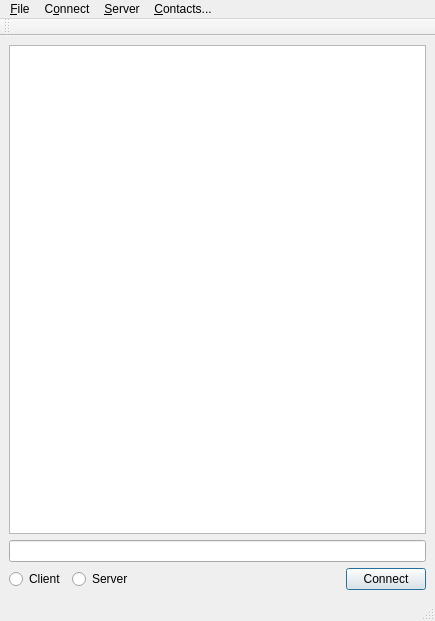
<?xml version="1.0" encoding="UTF-8"?>
<ui version="4.0">
 <class>MainWindow</class>
 <widget class="QMainWindow" name="MainWindow">
  <property name="geometry">
   <rect>
    <x>0</x>
    <y>0</y>
    <width>435</width>
    <height>621</height>
   </rect>
  </property>
  <property name="windowTitle">
   <string>Chatbox</string>
  </property>
  <widget class="QWidget" name="centralwidget">
   <layout class="QVBoxLayout" name="verticalLayout_3">
    <item>
     <layout class="QVBoxLayout" name="verticalLayout">
      <item>
       <widget class="QTextBrowser" name="textBrowser"/>
      </item>
     </layout>
    </item>
    <item>
     <widget class="QLineEdit" name="lineEdit"/>
    </item>
    <item>
     <layout class="QHBoxLayout" name="horizontalLayout">
      <item>
       <layout class="QHBoxLayout" name="horizontalLayout_2">
        <item>
         <widget class="QRadioButton" name="radioButton">
          <property name="text">
           <string>Client</string>
          </property>
         </widget>
        </item>
        <item>
         <widget class="QRadioButton" name="radioButton_2">
          <property name="text">
           <string>Server</string>
          </property>
         </widget>
        </item>
        <item>
         <spacer name="horizontalSpacer">
          <property name="orientation">
           <enum>Qt::Horizontal</enum>
          </property>
          <property name="sizeHint" stdset="0">
           <size>
            <width>40</width>
            <height>20</height>
           </size>
          </property>
         </spacer>
        </item>
       </layout>
      </item>
      <item>
       <widget class="QPushButton" name="pushButton">
        <property name="sizePolicy">
         <sizepolicy hsizetype="Fixed" vsizetype="Fixed">
          <horstretch>0</horstretch>
          <verstretch>0</verstretch>
         </sizepolicy>
        </property>
        <property name="text">
         <string>Connect</string>
        </property>
        <property name="autoDefault">
         <bool>true</bool>
        </property>
        <property name="default">
         <bool>true</bool>
        </property>
       </widget>
      </item>
     </layout>
    </item>
   </layout>
  </widget>
  <widget class="QMenuBar" name="menubar">
   <property name="geometry">
    <rect>
     <x>0</x>
     <y>0</y>
     <width>435</width>
     <height>30</height>
    </rect>
   </property>
   <widget class="QMenu" name="menuFile">
    <property name="title">
     <string>&amp;File</string>
    </property>
    <addaction name="action_save_chat"/>
    <addaction name="action_change_username"/>
    <addaction name="action_exit"/>
   </widget>
   <widget class="QMenu" name="menu_Connect">
    <property name="title">
     <string>C&amp;onnect</string>
    </property>
    <addaction name="action_quick_connect"/>
    <addaction name="action_connect_to_port"/>
    <addaction name="action_disconnect"/>
   </widget>
   <widget class="QMenu" name="menu_Server">
    <property name="title">
     <string>&amp;Server</string>
    </property>
    <addaction name="action_launch_server"/>
    <addaction name="action_listen_to_port"/>
   </widget>
   <widget class="QMenu" name="menuContacts">
    <property name="title">
     <string>&amp;Contacts...</string>
    </property>
   </widget>
   <addaction name="menuFile"/>
   <addaction name="menu_Connect"/>
   <addaction name="menu_Server"/>
   <addaction name="menuContacts"/>
  </widget>
  <widget class="QStatusBar" name="statusbar"/>
  <widget class="QToolBar" name="toolBar">
   <property name="windowTitle">
    <string>toolBar</string>
   </property>
   <attribute name="toolBarArea">
    <enum>TopToolBarArea</enum>
   </attribute>
   <attribute name="toolBarBreak">
    <bool>false</bool>
   </attribute>
  </widget>
  <action name="action_save_chat">
   <property name="text">
    <string>&amp;Save Chat...</string>
   </property>
   <property name="toolTip">
    <string>Save chat to a text file...</string>
   </property>
   <property name="shortcut">
    <string>Ctrl+S</string>
   </property>
  </action>
  <action name="action_change_username">
   <property name="text">
    <string>Change &amp;username...</string>
   </property>
   <property name="toolTip">
    <string>Change your name as visible to others...</string>
   </property>
   <property name="shortcut">
    <string>Ctrl+U</string>
   </property>
  </action>
  <action name="action_exit">
   <property name="text">
    <string>E&amp;xit</string>
   </property>
   <property name="toolTip">
    <string>Close this chat box...</string>
   </property>
   <property name="shortcut">
    <string>Ctrl+W</string>
   </property>
  </action>
  <action name="action_quick_connect">
   <property name="text">
    <string>&amp;Quick Connect...</string>
   </property>
  </action>
  <action name="action_connect_to_port">
   <property name="text">
    <string>Connect to &amp;Port...</string>
   </property>
  </action>
  <action name="action_disconnect">
   <property name="text">
    <string>&amp;Disconnect</string>
   </property>
  </action>
  <action name="action_launch_server">
   <property name="text">
    <string>&amp;Launch server</string>
   </property>
  </action>
  <action name="action_listen_to_port">
   <property name="text">
    <string>Listen to &amp;Port...</string>
   </property>
  </action>
 </widget>
 <resources/>
 <connections>
  <connection>
   <sender>action_exit</sender>
   <signal>triggered()</signal>
   <receiver>MainWindow</receiver>
   <slot>close()</slot>
   <hints>
    <hint type="sourcelabel">
     <x>-1</x>
     <y>-1</y>
    </hint>
    <hint type="destinationlabel">
     <x>217</x>
     <y>310</y>
    </hint>
   </hints>
  </connection>
 </connections>
</ui>
